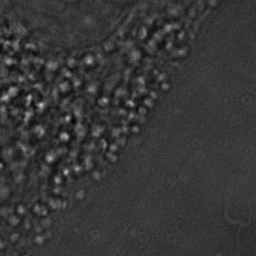
#> input picture VirtualStain_I2I/Dataset/test_A/20201008_H9C2_mCherry-EGFP-OMP25_galac_37dg-CO2_1520_TL_008_t001_z009_1.png, 256 x 256 px
$ python ssim.py --first Dataset/test_A/20201008_H9C2_mCherry-EGFP-OMP25_galac_37dg-CO2_1520_TL_008_t001_z009_1.png --second Dataset/test_A/20201008_H9C2_mCherry-EGFP-OMP25_galac_37dg-CO2_1520_TL_008_t001_z009_14.png   (older library calls are emulated)
#> lines starting #> are read from the running program, lines starting #| are printed output that depends on the picture; after the words box and inside, x2 and y2 are one past the last pixel; in counts of white or black regions, pixels touching at a corner belong together; long printed decimals are rounded
from skimage.measure import compare_ssim
from skimage.metrics import structural_similarity
import argparse
import imutils
import cv2

# construct the argument parse and parse the arguments
ap = argparse.ArgumentParser()
ap.add_argument("-f", "--first", required=True,
	help="first input image")
ap.add_argument("-s", "--second", required=True,
	help="second")
args = vars(ap.parse_args())

# load the two input images
imageA = cv2.imread(args["first"])
#> imageA is the input picture: shape (256, 256, 3); min 5, max 190, mean 55.3
imageB = cv2.imread(args["second"])
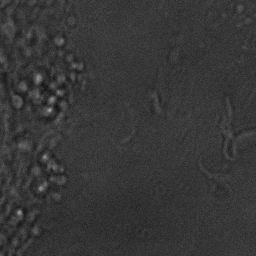
#> input picture VirtualStain_I2I/Dataset/test_A/20201008_H9C2_mCherry-EGFP-OMP25_galac_37dg-CO2_1520_TL_008_t001_z009_14.png, 256 x 256 px
#> imageB is the input picture: shape (256, 256, 3); min 19, max 161, mean 55.2

# # convert the images to grayscale
grayA = cv2.cvtColor(imageA, cv2.COLOR_BGR2GRAY)
grayB = cv2.cvtColor(imageB, cv2.COLOR_BGR2GRAY)

# compute the Structural Similarity Index (SSIM) between the two
# images, ensuring that the difference image is returned


(score, diff) = structural_similarity(imageA, imageB, full=True, multichannel=True)
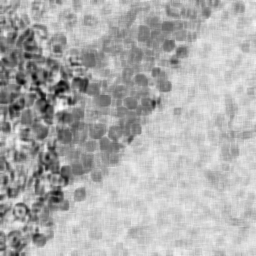
#> diff: shape (256, 256, 3) float64; min -0.693, max 0.936, mean 0.423; drawn with min black and max white
#> score = 0.421
diff = (diff * 255).astype("uint8")
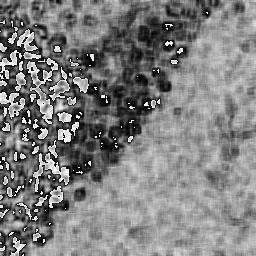
#> diff: shape (256, 256, 3); min 0, max 255, mean 125.9
print("SSIM multiple channel: {}".format(score))
#| SSIM multiple channel: 0.421

(score, diff) = structural_similarity(grayA, grayB, full=True)
#> diff: shape (256, 256) float64
diff = (diff * 255).astype("uint8")
print("SSIM: {}".format(score))
#| SSIM: 0.421

# threshold the difference image, followed by finding contours to
# obtain the regions of the two input images that differ
thresh = cv2.threshold(diff, 0, 255,
	cv2.THRESH_BINARY_INV | cv2.THRESH_OTSU)[1]
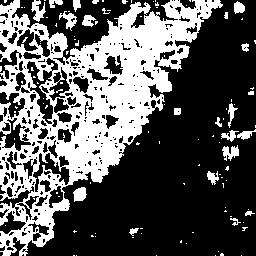
#> thresh: shape (256, 256); 34.8% white; 115 white regions (93 under 20 px)
cnts = cv2.findContours(thresh.copy(), cv2.RETR_EXTERNAL,
	cv2.CHAIN_APPROX_SIMPLE)
#> cnts = 99 contours, 82 with area under 20; largest, box (x1, y1, x2, y2) and area: (0, 0, 223, 256) 26376, (31, 0, 46, 22) 132, (73, 187, 87, 202) 130, (59, 11, 77, 31) 122, (222, 145, 239, 161) 119
cnts = cnts[0] if imutils.is_cv2() else cnts[1]

# loop over the contours
for c in cnts:
	# compute the bounding box of the contour and then draw the
	# bounding box on both input images to represent where the two
	# images differ
	(x, y, w, h) = cv2.boundingRect(c)
	cv2.rectangle(imageA, (x, y), (x + w, y + h), (0, 0, 255), 2)
	cv2.rectangle(imageB, (x, y), (x + w, y + h), (0, 0, 255), 2)
#> this loop made 99 passes
#> (x, y, w, h) on passes 1, 2, 3, 4, 6, 7, 8, 11, 13, 14, 16, 18: (241, 255, 1, 1), (215, 255, 1, 1), (156, 255, 1, 1), (76, 255, 1, 1), (220, 253, 4, 3), (218, 251, 1, 1), (186, 243, 1, 1), (95, 236, 1, 1), (141, 233, 1, 1), (95, 233, 1, 1), (73, 230, 4, 3), (129, 228, 10, 8)
#> (c, x, y, w, h) on passes 5, 9, 10, 12, 15, 17: ([[73, 255], [74, 255]], 73, 255, 2, 1), ([[181, 240], [180, 241], [180, 242], [181, 242]], 180, 240, 2, 3), ([[132, 237], [133, 237]], 132, 237, 2, 1), ([[91, 235], [91, 236], [93, 236], [92, 235]], 91, 235, 3, 2), ([[192, 232], [193, 232]], 192, 232, 2, 1), ([[140, 228], [142, 228]], 140, 228, 3, 1)
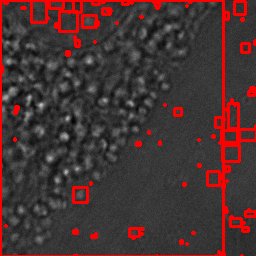
#> imageA: shape (256, 256, 3); 8.54% of pixels changed, all inside (x1, y1, x2, y2) = (0, 0, 256, 256)
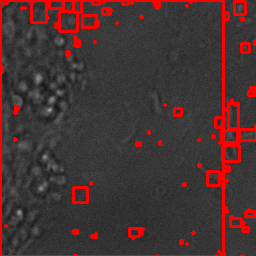
#> imageB: shape (256, 256, 3); 8.54% of pixels changed, all inside (x1, y1, x2, y2) = (0, 0, 256, 256)

# show the output images
cv2.imshow("Original", imageA)
cv2.imshow("Modified", imageB)
cv2.imshow("Diff", diff)
cv2.imshow("Thresh", thresh)
cv2.waitKey(0)
